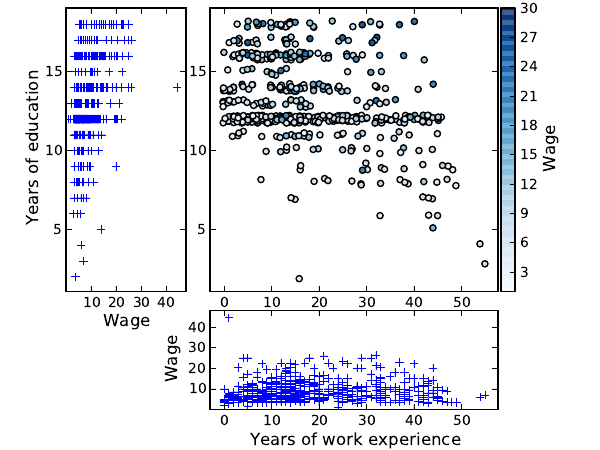

Source code (Python):
import urllib, os # Standard library imports

import numpy as np
import matplotlib.pyplot as plt

from sklearn import svm, ensemble

###############################################################################
# Load the data
import pandas

if not os.path.exists('wages.txt'):
    urllib.urlretrieve('http://lib.stat.cmu.edu/datasets/CPS_85_Wages',
                       'wages.txt')

names = [
    'EDUCATION: Number of years of education',
    'SOUTH: 1=Person lives in South, 0=Person lives elsewhere',
    'SEX: 1=Female, 0=Male',
    'EXPERIENCE: Number of years of work experience',
    'UNION: (1=Union member, 0=Not union member)',
    'WAGE: Wage (dollars per hour)',
    'AGE: years',
    'RACE: 1=Other, 2=Hispanic, 3=White',
    'OCCUPATION: 1=Management, 2=Sales, 3=Clerical, 4=Service, 5=Professional, 6=Other',
    'SECTOR: 0=Other, 1=Manufacturing, 2=Construction',
    'MARR: 0=Unmarried,  1=Married',
]

short_names = [n.split(':')[0] for n in names]

data = pandas.read_csv('wages.txt', skiprows=27, skipfooter=6, sep=None,
       header=None)
data.columns = short_names

# In the color plots, crop at 30 to have more dynamical range on the
# color
wage_max = 30

for name, learner in [('', None),
                      (' linear SVM', svm.SVR(kernel='linear')),
                      (' random forest', ensemble.RandomForestRegressor())]:
    #-----------------------------------------------------------------------
    # Plot a simple pair-wise plot
    plt.figure(figsize=(6, 5))

    ax_2d = plt.axes([.38, .33, .6, .6])

    # Add random offset to limit overlap in points
    n_sample = len(data)
    plt.scatter(data['EXPERIENCE'] -.25 + .5 * np.random.random(n_sample),
                data['EDUCATION'] -.25 + .5 * np.random.random(n_sample),
                c=data['WAGE'], cmap=plt.cm.Blues, vmax=wage_max)

    plt.xlabel('Years of work experience')
    plt.ylabel('Years of education')
    plt.yticks(size=10)
    plt.xticks(size=10)

    plt.axis('tight')
    ex_min, ex_max = plt.xlim()
    ed_min, ed_max = plt.ylim()
    cb = plt.colorbar()
    cb.ax.set_ylabel('Wage')
    for l in cb.ax.get_yticklabels():
        l.update(dict(size=10))

    # Side plot as a function of education
    ax_ed = plt.axes([.14, .33, .2, .6])
    plt.plot(data['WAGE'], data['EDUCATION'], '+', label='Observed data')
    plt.ylim(ed_min, ed_max)
    plt.xlim(xmax=48)
    plt.ylabel('Years of education')
    plt.xlabel('Wage')
    plt.xticks((10, 20, 30, 40), size=10)
    plt.yticks(size=10)

    # Side plot as a function of experience
    ax_ex = plt.axes([.38, .09, .48, .2])
    plt.plot(data['EXPERIENCE'], data['WAGE'], '+', label='Observed data')
    plt.ylabel('Wage')
    plt.yticks((10, 20, 30, 40), size=10)
    plt.xticks(size=10)
    plt.xlabel('Years of experience')
    plt.xlim(ex_min, ex_max)
    plt.ylim(ymax=48)

    plt.suptitle('Wage as a function of years of education and experience',
                 size=13)

    #-----------------------------------------------------------------------
    # Some learning
    if learner is not None:
        # On the 2D plot
        learner.fit(np.array((data['EXPERIENCE'], data['EDUCATION'])).T,
                    data['WAGE'])

        grid = np.mgrid[ex_min - 1:ex_max + 1:100j, ed_min - 1:ed_max + 1:100j]
        prediction = learner.predict(grid.reshape((2, -1)).T)
        prediction = np.reshape(prediction, (100, 100))

        ax_2d.set_autoscale_on(False)
        ax_2d.imshow(np.rot90(prediction), vmin=data['WAGE'].min(),
                    vmax=wage_max, aspect='auto',
                    extent=(ex_min - 1, ex_max, ed_min -1, ed_max + 1),
                    cmap=plt.cm.Reds)

        # On the education plot
        learner.fit(data['EDUCATION'][:, np.newaxis], data['WAGE'])

        grid = np.mgrid[ed_min - 1:ed_max + 1:100j]
        prediction = learner.predict(grid[:, np.newaxis])

        ax_ed.set_autoscale_on(False)
        ax_ed.plot(prediction, grid, 'r', lw=2)

        # On the experience plot
        learner.fit(data['EXPERIENCE'][:, np.newaxis], data['WAGE'])

        grid = np.mgrid[ex_min - 1:ex_max + 1:100j]
        prediction = learner.predict(grid[:, np.newaxis])

        ax_ex.set_autoscale_on(False)
        ax_ex.plot(grid, prediction, 'r', label='Prediction:\n%s' % name,
                   lw=2)

        ax_ex.legend(loc=(-.75, .05), prop=dict(size=10), frameon=False)
        plt.suptitle('Wage:%s prediction from education and experience'
                     % name, size=13)

    plt.savefig('wage_data%s.pdf' % name.lower().replace(' ', '_'))
